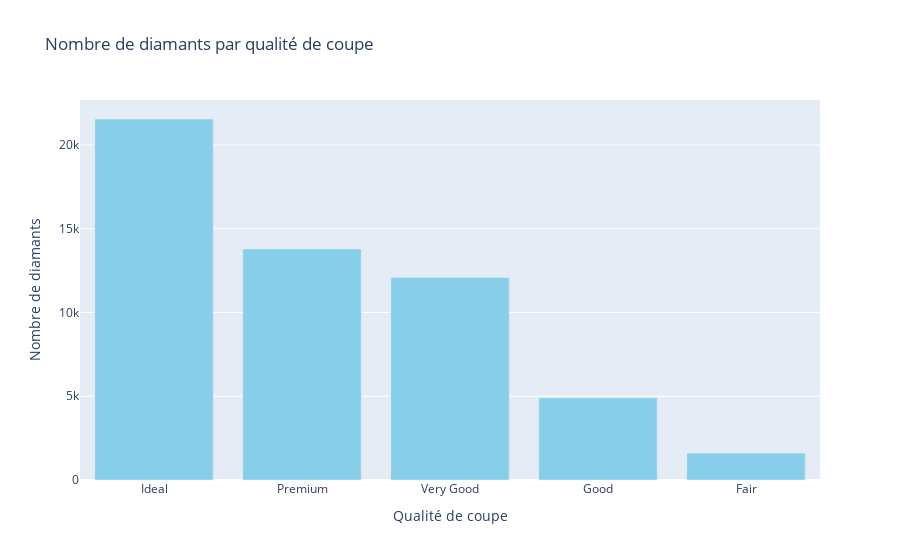

Notebook source saved alongside this figure:
### Code cell
#Création du diagramme avec Plotly


import pandas as pd
import plotly.express as px

diamonds_df = pd.read_csv("diamonds.csv")

cut_counts_df = diamonds_df['cut'].value_counts().reset_index()
cut_counts_df.columns = ['cut', 'count']

fig = px.bar(
    cut_counts_df,
    x='cut',
    y='count',
    title="Nombre de diamants par qualité de coupe",
    labels={'cut': 'Qualité de coupe', 'count': 'Nombre de diamants'},
    color_discrete_sequence=['skyblue']
)

fig.show()

### Figure 1 — Plotly figure (JSON) as saved in the notebook; plotly's stock layout.template omitted (floating-point values rounded to 4 significant figures)
{"data": [{"hovertemplate": "Qualité de coupe=%{x}<br>Nombre de diamants=%{y}<extra></extra>", "legendgroup": "", "marker": {"color": "skyblue", "pattern": {"shape": ""}}, "name": "", "orientation": "v", "showlegend": false, "textposition": "auto", "type": "bar", "x": ["Ideal", "Premium", "Very Good", "Good", "Fair"], "xaxis": "x", "y": [21551, 13791, 12082, 4906, 1610], "yaxis": "y"}], "layout": {"barmode": "relative", "legend": {"tracegroupgap": 0}, "title": {"text": "Nombre de diamants par qualité de coupe"}, "xaxis": {"anchor": "y", "domain": [0, 1], "title": {"text": "Qualité de coupe"}}, "yaxis": {"anchor": "x", "domain": [0, 1], "title": {"text": "Nombre de diamants"}}}}
